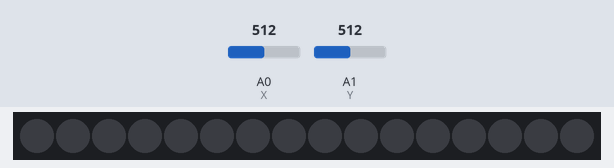
Recording of a sketch running on a simulated Arduino Uno, built with avr-gcc and run on an emulated ATmega328P. Parts: 16 RGB LEDs in strip order, left to right. The inputs (shaded band) are chosen by the test bench; at power-on: A0 (X) = 512, A1 (Y) = 512. Dim RGB values are drawn brighter than linear.

Above: at 1.2 s.
1.3 s: A0 (X) set to 160
2.8 s: A0 (X) set to 134
At 3.31 s:
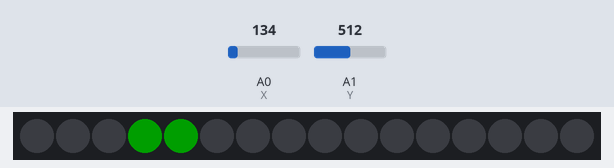
5.4 s: A0 (X) set to 306
6.9 s: A1 (Y) set to 867
8.4 s: A1 (Y) set to 893
At 8.91 s:
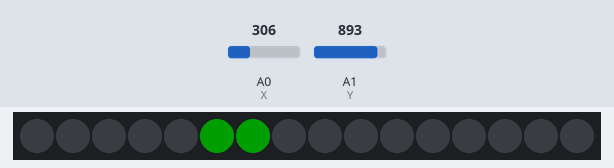
9.9 s: A1 (Y) set to 1014
11.4 s: A1 (Y) set to 1023
Timing chart, 0 to 13.9 s (numbered marks = the images above; inputs shaded):
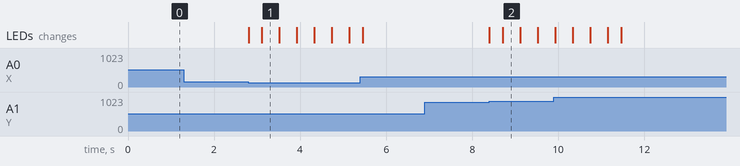

The sketch:

demo.ino
```cpp
#include <Adafruit_NeoPixel.h>
#define PIN 6
#define X A0
#define Y A1

//int yPairs[2][8] = {{7,6,5,4,3,2,1,0},{8,9,10,11,12,13,14,15}};
int yPairs[2][8] = {{0,1,2,3,4,5,6,7},{15,14,13,12,11,10,9,8}};
int xPairs[2][8] = {{3,2,1,0,15,14,13,12},{4,5,6,7,8,9,10,11}};
int xPos,yPos;

int demoPairs[2][8] = {{0,2,4,6,8,10,12,14},{15,1,3,5,7,9,11,13}};
int a,b,c,d;

Adafruit_NeoPixel strip = Adafruit_NeoPixel(16,PIN,NEO_GRB + NEO_KHZ800);
void setup() {
  // put your setup code here, to run once:
  strip.begin();
  colorFill(strip.Color(0,0,0)); //setting the pixels to black
  strip.setBrightness(30);
  strip.show();

  pinMode(X,INPUT);
  pinMode(Y,INPUT);
}

void loop() {
  // put your main code here, to run repeatedly:
  strip.clear();
  xPos = analogRead(X);
  yPos = analogRead(Y);
  //xPos = xPos/128;
  //yPos = yPos/128;
  xPos = map(xPos, 0, 1023, 0, 7);
  yPos = map(yPos, 0, 1023, 0, 7);
  a = xPairs[0][xPos];  //first of two lights at given x position
  b = xPairs[1][xPos];  //pairing light at given x position
  c = yPairs[0][yPos];  //pair of ligts at given y position
  d = yPairs[1][yPos];
  if(a == c || a == d){
    strip.setPixelColor(a,strip.Color(0,255,0));
    for(int i=0; i<8; i++){
      if(demoPairs[0][i] == a){
        strip.setPixelColor(demoPairs[1][i],strip.Color(0,255,0));
        strip.show();
        delay(100);
        strip.setPixelColor(demoPairs[1][i],strip.Color(0,0,0));
        strip.setPixelColor(a,strip.Color(0,0,0));
        strip.show();
        break;
      }
      if(demoPairs[1][i] == a){
        strip.setPixelColor(demoPairs[0][i],strip.Color(0,255,0));
        strip.show();
        delay(100);
        strip.setPixelColor(demoPairs[0][i],strip.Color(0,0,0));
        strip.setPixelColor(a,strip.Color(0,0,0));
        strip.show();
        break;
      }
    }

  }
  else if(b==c || b==d){
    strip.setPixelColor(b,strip.Color(0,255,0));
    for(int i=0; i<8; i++){
      if(demoPairs[0][i] == b){
        strip.setPixelColor(demoPairs[1][i],strip.Color(0,255,0));
        strip.show();
        delay(100);
        strip.setPixelColor(demoPairs[1][i],strip.Color(0,0,0));
        strip.setPixelColor(b,strip.Color(0,0,0));
        strip.show();
        break;
      }
      if(demoPairs[1][i] == b){
        strip.setPixelColor(demoPairs[0][i],strip.Color(0,255,0));
        strip.show();
        delay(100);
        strip.setPixelColor(demoPairs[1][i],strip.Color(0,0,0));
        strip.setPixelColor(b,strip.Color(0,0,0));
        strip.show();
        break;
      }
    }
  }


}

void colorFill(uint32_t color){
  for(int i=0; i<16; i++){
    strip.setPixelColor(i,color);
  }
}
```

Measured:
- the behaviour switches between 147 and 146 on A0 (X) (found by bisection; images 0 and 1)
- after the input at 1.3 s, every drawn part: stays the same
- after the input at 2.8 s, the LEDs: change at once (image 1)
- after the input at 6.9 s, every drawn part: stays the same
- after the input at 8.4 s, the LEDs: change at once (image 2)
- what the display in image 1 shows lasts 0.4 s, from 3.1 s to 3.5 s
